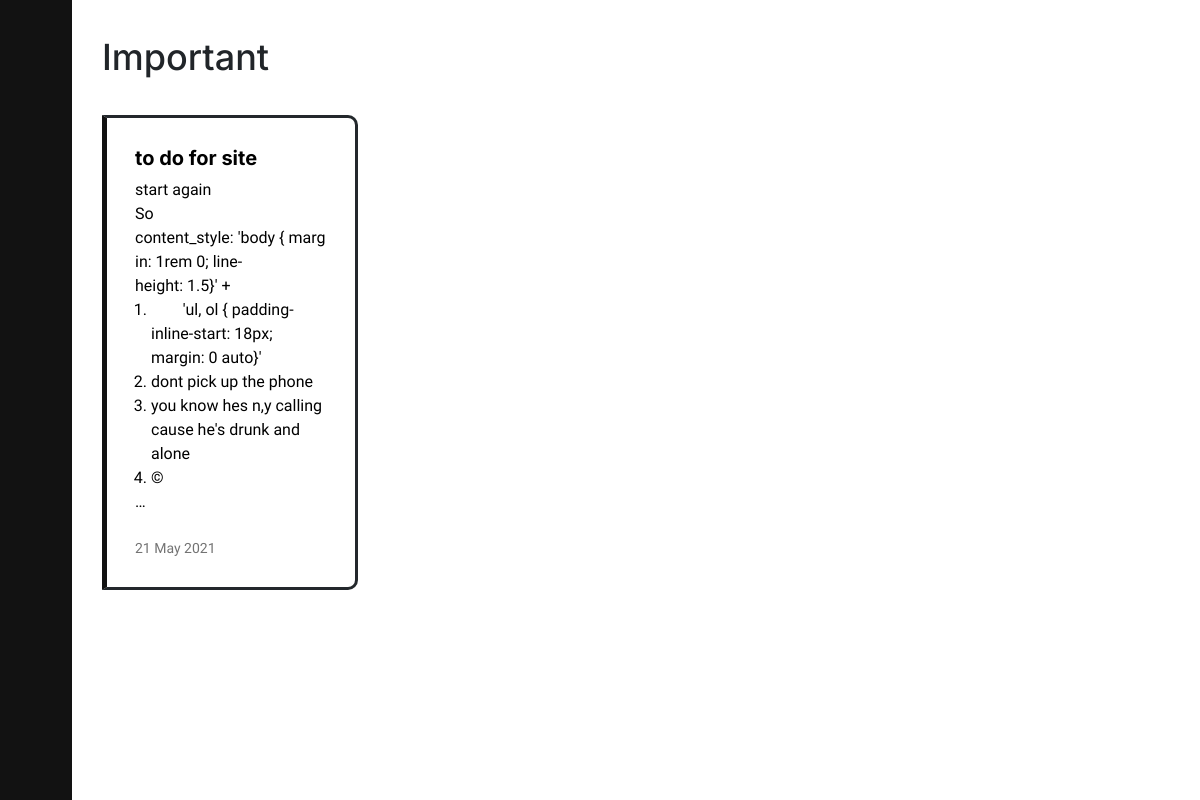
Page /important/ (signed in) on the earlier database version.
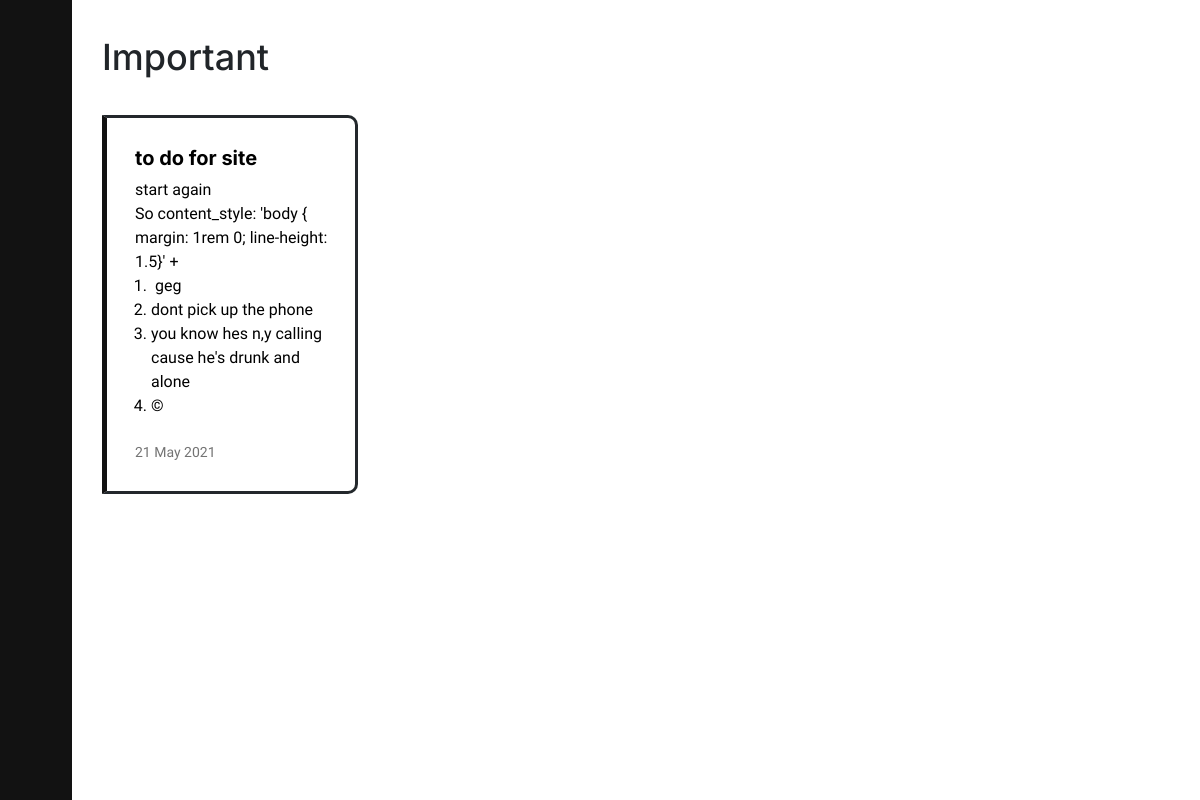
Same page on the later database version.
### notes/models.py (models this page shows, shortened)
class Note(models.Model):
    title = models.TextField(max_length=100, blank=True)
    text = HTMLField(blank=True)
    date = models.DateTimeField(auto_now_add=True)
    important = models.BooleanField(default=False)
    archive = models.BooleanField(default=False)
    user = models.ForeignKey(User, on_delete=models.CASCADE)

### notes/views.py (the view)
# urls.py: path('important/', views.important_notes, name='important_notes'),
def important_notes(request):
    if request.user.is_authenticated:
        important = Note.objects.filter(user=request.user, important=True, archive=False).order_by('-date')
        active = 'importantLink'
        return render(request, 'notes/important.html', {'notes': important, 'active': active})
    else:
        return redirect('home')

### notes/templates/notes/important.html (shortened to what this page needs)
{% extends "notes/base.html" %}
{% load static %}
{% block page_title %}Important{% endblock %}

### notes/templates/notes/base.html (shortened to what this page needs)
{% load static %}
<!DOCTYPE html>
<html>
<head>
	<link rel="stylesheet" href="https://stackpath.bootstrapcdn.com/bootstrap/4.5.0/css/bootstrap.min.css">
	<link rel="stylesheet" type="text/css" href="{% static 'notes/style.css' %}">
	{% if user.is_authenticated %}
	<link rel="stylesheet" type="text/css" href="{% static 'notes/notes.css' %}">
	{% endif %}
</head>
<body>
	{% block content %}
	{% if user.is_authenticated %}
	<div class="container-fluid">
		<div class="row" id="mainRow">
			<div class="col-xs-12 col-sm-1" id="menu">
				<nav>
					<div id="links">
					</div>
				</nav>
			</div>
			<div class="col-xs-12 col-sm-11" id="content">
				<div class="container">
					{% if note %}
					{% block note %}{% endblock note %}
					{% else %}
						<h1>{% block page_title %}Notes{% endblock page_title %}</h1>
						{% if notes %}
						<div id="notes">
							<ul>
								{% for note in notes %}
								<li class="note {% if note.important %} important{% endif %}">
									<a href="{% url 'note' note.id %}">
										<div class="note-info">
											<div class="note-content">
												<h5><b>{{ note.title }}</b></h5>
												{% if note.text %}
												<div class="note-text">{{ note.text|safe|truncatechars:300 }}</div>
												{% endif %}
											</div>
											<div class="date">{{ note.date|date:'d M Y' }}</div>
										</div>
									</a>
								</li>
								{% endfor %}
							</ul>
						</div>
						{% else %}
						<div class="noNotes">{% block no_notes %}{% endblock no_notes %}</div>
						{% endif %}
					{% endif %}
				</div>
			</div>
		</div>
	</div>
	{% endif %}
	{% endblock content%}
</body>
</html>

Differences in the rows shown:
changed Note "to do for site": text "…0; line-height: 1.5}' + 'ul, ol { padding-inline-start: 18px; margin: 0 auto}' dont pick up the phone you know hes n,y calling cause he's drunk and alone © …" → "start again So content_style: 'body { margin: 1rem 0; line-height: 1.5}' + geg dont pick up the phone you know hes n,y calling cause he's drunk and alone ©"
